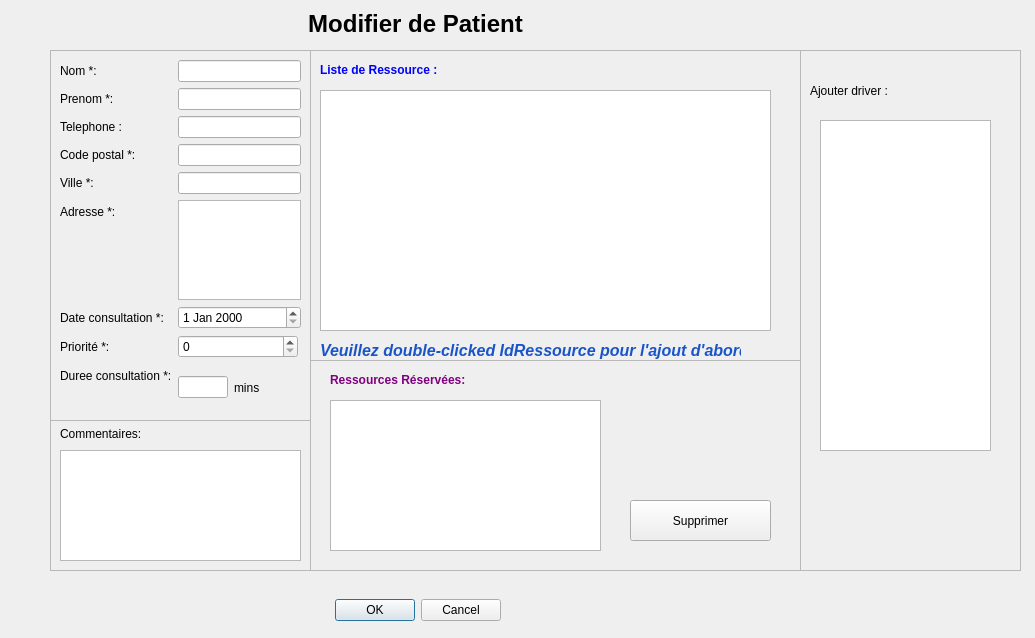
<?xml version="1.0" encoding="UTF-8"?>
<ui version="4.0">
 <class>DialogModifyPatient</class>
 <widget class="QDialog" name="DialogModifyPatient">
  <property name="geometry">
   <rect>
    <x>0</x>
    <y>0</y>
    <width>1035</width>
    <height>638</height>
   </rect>
  </property>
  <property name="windowTitle">
   <string>Dialog</string>
  </property>
  <widget class="QLabel" name="label">
   <property name="geometry">
    <rect>
     <x>280</x>
     <y>10</y>
     <width>271</width>
     <height>29</height>
    </rect>
   </property>
   <property name="text">
    <string>&lt;html&gt;&lt;head/&gt;&lt;body&gt;&lt;p align=&quot;center&quot;&gt;&lt;span style=&quot; font-size:18pt; font-weight:600;&quot;&gt;Modifier de Patient&lt;/span&gt;&lt;/p&gt;&lt;/body&gt;&lt;/html&gt;</string>
   </property>
  </widget>
  <widget class="QFrame" name="frame">
   <property name="geometry">
    <rect>
     <x>50</x>
     <y>50</y>
     <width>261</width>
     <height>371</height>
    </rect>
   </property>
   <property name="frameShape">
    <enum>QFrame::StyledPanel</enum>
   </property>
   <property name="frameShadow">
    <enum>QFrame::Raised</enum>
   </property>
   <layout class="QFormLayout" name="formLayout">
    <item row="0" column="0">
     <widget class="QLabel" name="label_2">
      <property name="text">
       <string>Nom *:</string>
      </property>
     </widget>
    </item>
    <item row="0" column="1">
     <widget class="QLineEdit" name="nomEdit">
      <property name="maximumSize">
       <size>
        <width>200</width>
        <height>16777215</height>
       </size>
      </property>
     </widget>
    </item>
    <item row="1" column="0">
     <widget class="QLabel" name="label_3">
      <property name="text">
       <string>Prenom *:</string>
      </property>
     </widget>
    </item>
    <item row="1" column="1">
     <widget class="QLineEdit" name="prenomEdit">
      <property name="maximumSize">
       <size>
        <width>160</width>
        <height>16777215</height>
       </size>
      </property>
     </widget>
    </item>
    <item row="2" column="0">
     <widget class="QLabel" name="label_10">
      <property name="text">
       <string>Telephone :</string>
      </property>
     </widget>
    </item>
    <item row="2" column="1">
     <widget class="QLineEdit" name="telEdit">
      <property name="maximumSize">
       <size>
        <width>160</width>
        <height>16777215</height>
       </size>
      </property>
     </widget>
    </item>
    <item row="3" column="0">
     <widget class="QLabel" name="label_5">
      <property name="text">
       <string>Code postal *:</string>
      </property>
     </widget>
    </item>
    <item row="3" column="1">
     <widget class="QLineEdit" name="cpEdit">
      <property name="maximumSize">
       <size>
        <width>160</width>
        <height>16777215</height>
       </size>
      </property>
     </widget>
    </item>
    <item row="4" column="0">
     <widget class="QLabel" name="label_12">
      <property name="text">
       <string>Ville *:</string>
      </property>
     </widget>
    </item>
    <item row="4" column="1">
     <widget class="QLineEdit" name="villeEdit">
      <property name="maximumSize">
       <size>
        <width>160</width>
        <height>16777215</height>
       </size>
      </property>
     </widget>
    </item>
    <item row="5" column="0">
     <widget class="QLabel" name="label_4">
      <property name="text">
       <string>Adresse *:</string>
      </property>
     </widget>
    </item>
    <item row="11" column="0">
     <widget class="QLabel" name="label_7">
      <property name="text">
       <string>&lt;html&gt;&lt;head/&gt;&lt;body&gt;&lt;p&gt;Duree consultation *:&lt;/p&gt;&lt;/body&gt;&lt;/html&gt;</string>
      </property>
     </widget>
    </item>
    <item row="11" column="1">
     <layout class="QHBoxLayout" name="horizontalLayout">
      <item>
       <widget class="QLineEdit" name="dureeEdit">
        <property name="maximumSize">
         <size>
          <width>50</width>
          <height>16777215</height>
         </size>
        </property>
       </widget>
      </item>
      <item>
       <widget class="QLabel" name="label_16">
        <property name="text">
         <string>mins</string>
        </property>
       </widget>
      </item>
     </layout>
    </item>
    <item row="10" column="0">
     <widget class="QLabel" name="label_8">
      <property name="text">
       <string>Priorité *:</string>
      </property>
     </widget>
    </item>
    <item row="10" column="1">
     <widget class="QSpinBox" name="spinBox">
      <property name="maximumSize">
       <size>
        <width>120</width>
        <height>16777215</height>
       </size>
      </property>
     </widget>
    </item>
    <item row="9" column="0">
     <widget class="QLabel" name="label_6">
      <property name="text">
       <string>Date consultation *:</string>
      </property>
     </widget>
    </item>
    <item row="9" column="1">
     <widget class="QDateEdit" name="dateEdit">
      <property name="maximumSize">
       <size>
        <width>180</width>
        <height>16777215</height>
       </size>
      </property>
     </widget>
    </item>
    <item row="5" column="1">
     <widget class="QTextEdit" name="adresseEdit">
      <property name="minimumSize">
       <size>
        <width>100</width>
        <height>90</height>
       </size>
      </property>
      <property name="maximumSize">
       <size>
        <width>200</width>
        <height>100</height>
       </size>
      </property>
     </widget>
    </item>
   </layout>
  </widget>
  <widget class="QFrame" name="frame_2">
   <property name="geometry">
    <rect>
     <x>310</x>
     <y>50</y>
     <width>491</width>
     <height>311</height>
    </rect>
   </property>
   <property name="frameShape">
    <enum>QFrame::StyledPanel</enum>
   </property>
   <property name="frameShadow">
    <enum>QFrame::Raised</enum>
   </property>
   <widget class="QLabel" name="label_9">
    <property name="geometry">
     <rect>
      <x>10</x>
      <y>10</y>
      <width>379</width>
      <height>20</height>
     </rect>
    </property>
    <property name="maximumSize">
     <size>
      <width>16777215</width>
      <height>20</height>
     </size>
    </property>
    <property name="text">
     <string>&lt;html&gt;&lt;head/&gt;&lt;body&gt;&lt;p&gt;&lt;span style=&quot; font-weight:600; color:#0000ff;&quot;&gt;Liste de Ressource :&lt;/span&gt;&lt;/p&gt;&lt;/body&gt;&lt;/html&gt;</string>
    </property>
   </widget>
   <widget class="QTableView" name="tableView">
    <property name="geometry">
     <rect>
      <x>10</x>
      <y>40</y>
      <width>451</width>
      <height>241</height>
     </rect>
    </property>
    <property name="maximumSize">
     <size>
      <width>16777215</width>
      <height>400</height>
     </size>
    </property>
   </widget>
   <widget class="QLabel" name="label_14">
    <property name="geometry">
     <rect>
      <x>10</x>
      <y>280</y>
      <width>421</width>
      <height>41</height>
     </rect>
    </property>
    <property name="text">
     <string>&lt;html&gt;&lt;head/&gt;&lt;body&gt;&lt;p&gt;&lt;span style=&quot; font-size:12pt; font-weight:600; font-style:italic; color:#1a54c9;&quot;&gt;Veuillez double-clicked IdRessource pour l'ajout d'abord.&lt;/span&gt;&lt;/p&gt;&lt;/body&gt;&lt;/html&gt;</string>
    </property>
   </widget>
  </widget>
  <widget class="QFrame" name="frame_3">
   <property name="geometry">
    <rect>
     <x>310</x>
     <y>360</y>
     <width>491</width>
     <height>211</height>
    </rect>
   </property>
   <property name="frameShape">
    <enum>QFrame::StyledPanel</enum>
   </property>
   <property name="frameShadow">
    <enum>QFrame::Raised</enum>
   </property>
   <widget class="QLabel" name="label_13">
    <property name="geometry">
     <rect>
      <x>20</x>
      <y>10</y>
      <width>171</width>
      <height>21</height>
     </rect>
    </property>
    <property name="text">
     <string>&lt;html&gt;&lt;head/&gt;&lt;body&gt;&lt;p&gt;&lt;span style=&quot; font-weight:600; color:#800080;&quot;&gt;Ressources Réservées: &lt;/span&gt;&lt;/p&gt;&lt;/body&gt;&lt;/html&gt;</string>
    </property>
   </widget>
   <widget class="QListView" name="listView">
    <property name="geometry">
     <rect>
      <x>20</x>
      <y>40</y>
      <width>271</width>
      <height>151</height>
     </rect>
    </property>
   </widget>
   <widget class="QPushButton" name="pushButton_del">
    <property name="geometry">
     <rect>
      <x>320</x>
      <y>140</y>
      <width>141</width>
      <height>41</height>
     </rect>
    </property>
    <property name="text">
     <string>Supprimer</string>
    </property>
   </widget>
  </widget>
  <widget class="QFrame" name="frame_4">
   <property name="geometry">
    <rect>
     <x>50</x>
     <y>420</y>
     <width>261</width>
     <height>151</height>
    </rect>
   </property>
   <property name="frameShape">
    <enum>QFrame::StyledPanel</enum>
   </property>
   <property name="frameShadow">
    <enum>QFrame::Raised</enum>
   </property>
   <widget class="QLabel" name="label_11">
    <property name="geometry">
     <rect>
      <x>10</x>
      <y>0</y>
      <width>93</width>
      <height>28</height>
     </rect>
    </property>
    <property name="text">
     <string>Commentaires:</string>
    </property>
   </widget>
   <widget class="QTextEdit" name="commEdit">
    <property name="geometry">
     <rect>
      <x>10</x>
      <y>30</y>
      <width>241</width>
      <height>111</height>
     </rect>
    </property>
    <property name="minimumSize">
     <size>
      <width>0</width>
      <height>80</height>
     </size>
    </property>
    <property name="maximumSize">
     <size>
      <width>400</width>
      <height>200</height>
     </size>
    </property>
   </widget>
  </widget>
  <widget class="QDialogButtonBox" name="buttonBox">
   <property name="geometry">
    <rect>
     <x>250</x>
     <y>590</y>
     <width>251</width>
     <height>41</height>
    </rect>
   </property>
   <property name="standardButtons">
    <set>QDialogButtonBox::Cancel|QDialogButtonBox::Ok</set>
   </property>
  </widget>
  <widget class="QFrame" name="frame_5">
   <property name="geometry">
    <rect>
     <x>800</x>
     <y>50</y>
     <width>221</width>
     <height>521</height>
    </rect>
   </property>
   <property name="frameShape">
    <enum>QFrame::StyledPanel</enum>
   </property>
   <property name="frameShadow">
    <enum>QFrame::Raised</enum>
   </property>
   <widget class="QLabel" name="label_15">
    <property name="geometry">
     <rect>
      <x>10</x>
      <y>10</y>
      <width>141</width>
      <height>61</height>
     </rect>
    </property>
    <property name="text">
     <string>Ajouter driver : </string>
    </property>
   </widget>
   <widget class="QPlainTextEdit" name="driveEdit">
    <property name="geometry">
     <rect>
      <x>20</x>
      <y>70</y>
      <width>171</width>
      <height>331</height>
     </rect>
    </property>
   </widget>
  </widget>
 </widget>
 <resources/>
 <connections>
  <connection>
   <sender>buttonBox</sender>
   <signal>accepted()</signal>
   <receiver>DialogModifyPatient</receiver>
   <slot>accept()</slot>
   <hints>
    <hint type="sourcelabel">
     <x>375</x>
     <y>610</y>
    </hint>
    <hint type="destinationlabel">
     <x>517</x>
     <y>318</y>
    </hint>
   </hints>
  </connection>
 </connections>
</ui>
